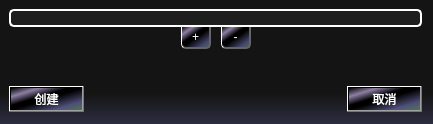
<?xml version="1.0" encoding="UTF-8"?>
<ui version="4.0">
 <class>RobotCreateDialog</class>
 <widget class="QDialog" name="RobotCreateDialog">
  <property name="geometry">
   <rect>
    <x>0</x>
    <y>0</y>
    <width>433</width>
    <height>124</height>
   </rect>
  </property>
  <property name="sizePolicy">
   <sizepolicy hsizetype="Expanding" vsizetype="Expanding">
    <horstretch>0</horstretch>
    <verstretch>0</verstretch>
   </sizepolicy>
  </property>
  <property name="windowTitle">
   <string>参数化建模</string>
  </property>
  <property name="windowIcon">
   <iconset resource="../../resource/icons.qrc">
    <normaloff>:/icon/setting.png</normaloff>:/icon/setting.png</iconset>
  </property>
  <property name="styleSheet">
   <string notr="true">background-color: qlineargradient(spread:pad, x1:0, y1:0.75, x2:0, y2:1, stop:0 rgba(20, 20, 20, 255), stop:1 rgba(45, 45, 65, 255));</string>
  </property>
  <layout class="QVBoxLayout" name="verticalLayout">
   <property name="spacing">
    <number>0</number>
   </property>
   <property name="leftMargin">
    <number>9</number>
   </property>
   <property name="topMargin">
    <number>9</number>
   </property>
   <property name="bottomMargin">
    <number>9</number>
   </property>
   <item>
    <widget class="GComponent::ExtensibleList" name="extensible_list" native="true">
     <property name="sizePolicy">
      <sizepolicy hsizetype="Expanding" vsizetype="Minimum">
       <horstretch>0</horstretch>
       <verstretch>0</verstretch>
      </sizepolicy>
     </property>
     <property name="styleSheet">
      <string notr="true">background-color: rgb(30, 30, 30);
border: 2px solid rgb(255, 255, 255);
border-radius: 5px;</string>
     </property>
     <layout class="QVBoxLayout" name="verticalLayout_2"/>
    </widget>
   </item>
   <item>
    <layout class="QHBoxLayout" name="horizontalLayout">
     <property name="spacing">
      <number>10</number>
     </property>
     <item>
      <spacer name="horizontalSpacer">
       <property name="orientation">
        <enum>Qt::Horizontal</enum>
       </property>
       <property name="sizeHint" stdset="0">
        <size>
         <width>80</width>
         <height>20</height>
        </size>
       </property>
      </spacer>
     </item>
     <item>
      <widget class="QPushButton" name="add_button">
       <property name="sizePolicy">
        <sizepolicy hsizetype="Fixed" vsizetype="Fixed">
         <horstretch>0</horstretch>
         <verstretch>0</verstretch>
        </sizepolicy>
       </property>
       <property name="minimumSize">
        <size>
         <width>30</width>
         <height>30</height>
        </size>
       </property>
       <property name="maximumSize">
        <size>
         <width>30</width>
         <height>30</height>
        </size>
       </property>
       <property name="styleSheet">
        <string notr="true">QPushButton{
	color: white;
	background-color: qlineargradient(spread:pad, x1:0, y1:0, x2:1, y2:1, stop:0 rgba(0, 0, 0, 255), stop:0.2 rgba(220, 195, 255, 155), stop:0.4 rgba(0, 0, 0, 255), stop:0.5 rgba(0, 0, 0, 255), stop:0.8 rgba(155, 155, 255, 100), stop: 1 rgba(100, 180, 100, 150));
	border-left: 		 	1px solid rgb(255, 255, 255);
 	border-top: 		 	0px solid rgb(255, 255, 255);
	border-right: 		2px solid rgb(100, 100, 100);
	border-bottom: 	2px solid rgb(100, 100, 100);
	border-bottom-left-radius: 5px;
	border-bottom-right-radius: 5px;
	margin-bottom: 8px;
	font: 900 12pt &quot;Microsoft YaHei UI&quot;;
}</string>
       </property>
       <property name="text">
        <string>+</string>
       </property>
      </widget>
     </item>
     <item>
      <widget class="QPushButton" name="remove_button">
       <property name="sizePolicy">
        <sizepolicy hsizetype="Fixed" vsizetype="Fixed">
         <horstretch>0</horstretch>
         <verstretch>0</verstretch>
        </sizepolicy>
       </property>
       <property name="minimumSize">
        <size>
         <width>30</width>
         <height>30</height>
        </size>
       </property>
       <property name="maximumSize">
        <size>
         <width>30</width>
         <height>30</height>
        </size>
       </property>
       <property name="styleSheet">
        <string notr="true">QPushButton{
	color: white;
	background-color: qlineargradient(spread:pad, x1:0, y1:0, x2:1, y2:1, stop:0 rgba(0, 0, 0, 255), stop:0.2 rgba(220, 195, 255, 155), stop:0.4 rgba(0, 0, 0, 255), stop:0.5 rgba(0, 0, 0, 255), stop:0.8 rgba(155, 155, 255, 100), stop: 1 rgba(100, 180, 100, 150));
	border-left: 		 	1px solid rgb(255, 255, 255);
 	border-top: 		 	0px solid rgb(255, 255, 255);
	border-right: 		2px solid rgb(100, 100, 100);
	border-bottom: 	2px solid rgb(100, 100, 100);
	border-bottom-left-radius: 5px;
	border-bottom-right-radius: 5px;
	margin-bottom: 8px;
	font: 900 12pt &quot;Microsoft YaHei UI&quot;;
}</string>
       </property>
       <property name="text">
        <string>-</string>
       </property>
      </widget>
     </item>
     <item>
      <spacer name="horizontalSpacer_2">
       <property name="orientation">
        <enum>Qt::Horizontal</enum>
       </property>
       <property name="sizeHint" stdset="0">
        <size>
         <width>10</width>
         <height>20</height>
        </size>
       </property>
      </spacer>
     </item>
    </layout>
   </item>
   <item>
    <spacer name="surpport_spacer">
     <property name="orientation">
      <enum>Qt::Vertical</enum>
     </property>
     <property name="sizeHint" stdset="0">
      <size>
       <width>20</width>
       <height>40</height>
      </size>
     </property>
    </spacer>
   </item>
   <item>
    <layout class="QHBoxLayout">
     <property name="spacing">
      <number>6</number>
     </property>
     <property name="margin" stdset="0">
      <number>0</number>
     </property>
     <item>
      <widget class="QPushButton" name="ok_button">
       <property name="font">
        <font>
         <kerning>true</kerning>
        </font>
       </property>
       <property name="styleSheet">
        <string notr="true">color: rgb(255, 255, 255);
background-color: qlineargradient(spread:pad, x1:0, y1:0, x2:1, y2:1, stop:0 rgba(0, 0, 0, 255), stop:0.2 rgba(220, 195, 255, 155), stop:0.4 rgba(0, 0, 0, 255), stop:0.5 rgba(0, 0, 0, 255), stop:0.8 rgba(155, 155, 255, 100), stop: 1 rgba(100, 180, 100, 150));</string>
       </property>
       <property name="text">
        <string>创建</string>
       </property>
      </widget>
     </item>
     <item>
      <spacer>
       <property name="orientation">
        <enum>Qt::Horizontal</enum>
       </property>
       <property name="sizeHint" stdset="0">
        <size>
         <width>131</width>
         <height>31</height>
        </size>
       </property>
      </spacer>
     </item>
     <item>
      <widget class="QPushButton" name="cancel_button">
       <property name="styleSheet">
        <string notr="true">color: rgb(255, 255, 255);
background-color: qlineargradient(spread:pad, x1:0, y1:0, x2:1, y2:1, stop:0 rgba(0, 0, 0, 255), stop:0.2 rgba(220, 195, 255, 155), stop:0.4 rgba(0, 0, 0, 255), stop:0.5 rgba(0, 0, 0, 255), stop:0.8 rgba(155, 155, 255, 100), stop: 1 rgba(100, 180, 100, 150));</string>
       </property>
       <property name="text">
        <string>取消</string>
       </property>
      </widget>
     </item>
    </layout>
   </item>
  </layout>
 </widget>
 <customwidgets>
  <customwidget>
   <class>GComponent::ExtensibleList</class>
   <extends>QWidget</extends>
   <header>source/ui/wrapper/extensiblelist.h</header>
   <container>1</container>
  </customwidget>
 </customwidgets>
 <resources>
  <include location="../../resource/icons.qrc"/>
 </resources>
 <connections>
  <connection>
   <sender>ok_button</sender>
   <signal>clicked()</signal>
   <receiver>RobotCreateDialog</receiver>
   <slot>accept()</slot>
   <hints>
    <hint type="sourcelabel">
     <x>46</x>
     <y>98</y>
    </hint>
    <hint type="destinationlabel">
     <x>216</x>
     <y>61</y>
    </hint>
   </hints>
  </connection>
  <connection>
   <sender>cancel_button</sender>
   <signal>clicked()</signal>
   <receiver>RobotCreateDialog</receiver>
   <slot>reject()</slot>
   <hints>
    <hint type="sourcelabel">
     <x>386</x>
     <y>98</y>
    </hint>
    <hint type="destinationlabel">
     <x>216</x>
     <y>61</y>
    </hint>
   </hints>
  </connection>
 </connections>
</ui>
